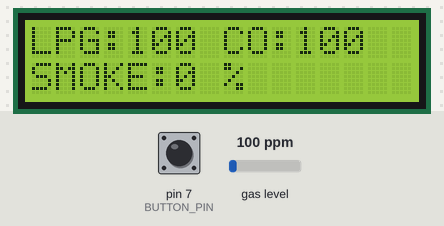
Recording of a sketch running on a simulated Arduino Uno, built with avr-gcc and run on an emulated ATmega328P. Shown: 16×2 character LCD. Inputs (shaded band) come from the test bench; at power-on: pin 7 (BUTTON_PIN) HIGH, gas level 100 ppm.

Above: at 1.7 s.
1.8 s: pin 7 (BUTTON_PIN) pulled LOW for 1.15 s
At 2.84 s:
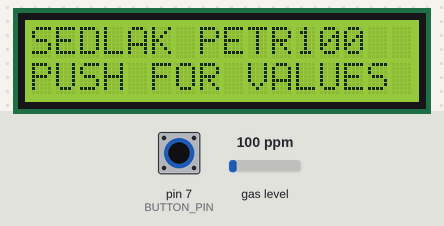
4.5 s: gas level set to 20 ppm
At 5.7 s:
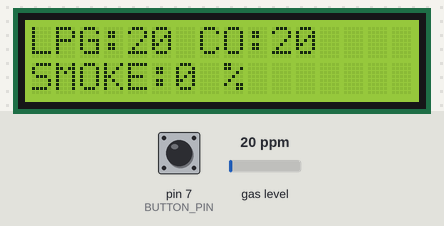
6.5 s: gas level set to 250 ppm
At 8.0 s:
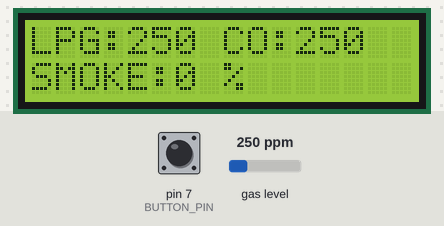
8.6 s: pin 7 (BUTTON_PIN) pulled LOW for 1.15 s
At 9.7 s:
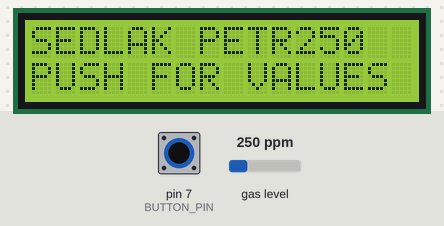
11.3 s: pin 7 (BUTTON_PIN) pulled LOW for 3.2 s
16.0 s: gas level set to 500 ppm
At 16.9 s:
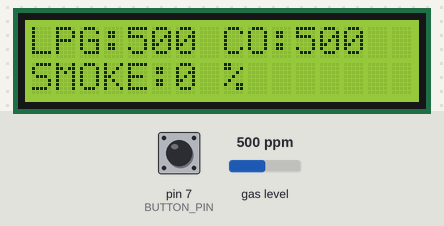
Timing chart, 0 to 19.0 s (numbered marks = the images above; inputs shaded):
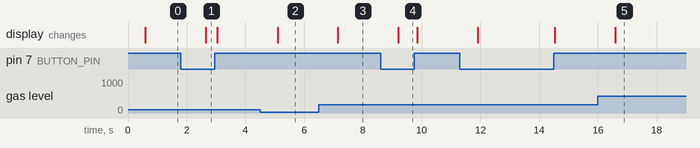

Measured:
- after the input at 1.8 s, the display: changes after 0.85 s (image 1)
- after the input at 4.5 s, the display: changes after 0.59 s (image 2)
- after the input at 6.5 s, the display: changes after 0.64 s (image 3)
- after the input at 8.6 s, the display: changes after 0.60 s (image 4)
- after the input at 16.0 s, the display: changes after 0.59 s (image 5)

The sketch:

plyn.ino
```cpp
#include <MQ2.h>
#include <Wire.h>
#include <LiquidCrystal_I2C.h>

//I2C pins declaration
LiquidCrystal_I2C lcd(0x27, 16, 2);

int Analog_Input = A0;
int lpg, co, smoke;

#define BUTTON_PIN 7

MQ2 mq2(Analog_Input);

void setup(){
  pinMode(BUTTON_PIN, INPUT);
  Serial.begin(9600);
  lcd.init();
  lcd.backlight();
  mq2.begin();
}

void loop(){
  if (digitalRead(BUTTON_PIN) == LOW) {
    lcd.clear();
    lcd.setCursor(0,0);
    lcd.print("SEDLAK PETR");
    lcd.print(co);
    lcd.setCursor(0,1);
    lcd.print("PUSH FOR VALUES");
    delay(100);
  }
  else {
    lcd.clear();
    lpg = mq2.readLPG();
    co = mq2.readCO();
    smoke = mq2.readSmoke();
    lcd.setCursor(0,0);
    lcd.print("LPG:");
    lcd.print(lpg);
    lcd.print(" CO:");
    lcd.print(co);
    lcd.setCursor(0,1);
    lcd.print("SMOKE:");
    lcd.print((smoke*100)/1000000);
    lcd.print(" %");
    delay(1000);
  }

}
```
